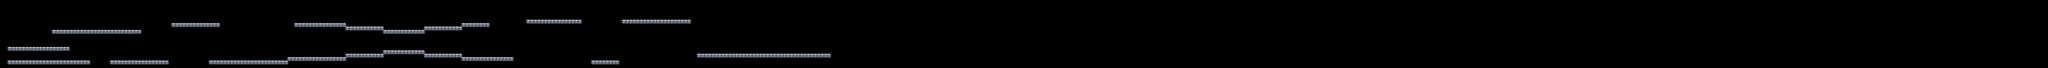

Below is a game level as drawn by its tile map, then a one-line description and the .tmx that defines it (tile-layer data replaced by summaries):
An orthogonal 600x20 tile map with 32x32 px tiles, 3 tile layers (block2, block3, block1), 3 tilesets.

<map version="1.0" orientation="orthogonal" renderorder="right-down" width="600" height="20" tilewidth="32" tileheight="32" nextobjectid="1">
 <tileset firstgid="1" name="csdc" tilewidth="36" tileheight="38">
  <image source="originalBlock2.png" width="36" height="38" />
 </tileset>
 <tileset firstgid="2" name="block1" tilewidth="35" tileheight="38">
  <image source="originalBlock1.png" width="35" height="38" />
 </tileset>
 <tileset firstgid="3" name="block3" tilewidth="15" tileheight="38">
  <image source="block3.png" width="15" height="38" />
 </tileset>
 <layer name="block2" width="600" height="20">
  <data>[12000 cells, 309 non-empty, 2 distinct tile ids]</data>
 </layer>
 <layer name="block3" width="600" height="20">
  <data>[12000 cells, 19 non-empty, 1 distinct tile ids]</data>
 </layer>
 <layer name="block1" width="600" height="20">
  <data>[12000 cells, 20 non-empty, 1 distinct tile ids]</data>
 </layer>
</map>
